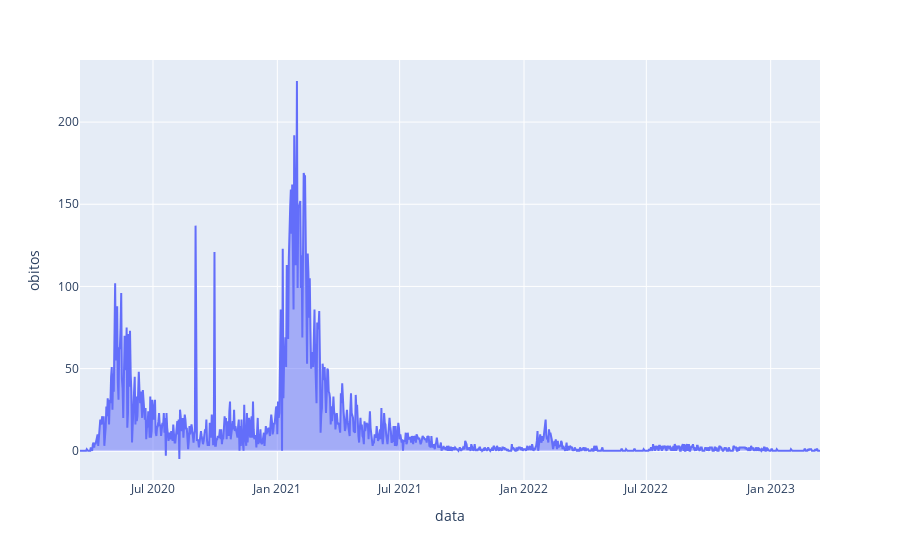

The code cell stored with this chart in its notebook:
### Code cell
import plotly.express as px

df = px.data.stocks()
fig = px.area(dataset, x='data', y="obitos")
fig.show()

### Figure 1 — Plotly figure (JSON) as saved in the notebook; plotly's stock layout.template omitted (floating-point values rounded to 4 significant figures; data arrays with more than 128 entries replaced by an {"elided": "..."} marker saying what was removed)
{"data": [{"hovertemplate": "data=%{x}<br>obitos=%{y}<extra></extra>", "legendgroup": "", "line": {"color": "#636efa"}, "marker": {"symbol": "circle"}, "mode": "lines", "name": "", "orientation": "v", "showlegend": false, "stackgroup": "1", "type": "scatter", "x": {"elided": "1096 str values"}, "xaxis": "x", "y": {"elided": "1096 int values"}, "yaxis": "y"}], "layout": {"autosize": true, "legend": {"tracegroupgap": 0}, "margin": {"t": 60}, "xaxis": {"anchor": "y", "autorange": true, "domain": [0, 1], "range": ["2020-03-15", "2023-03-15"], "title": {"text": "data"}, "type": "date"}, "yaxis": {"anchor": "x", "autorange": true, "domain": [0, 1], "range": [-17.78, 237.8], "title": {"text": "obitos"}, "type": "linear"}}}
